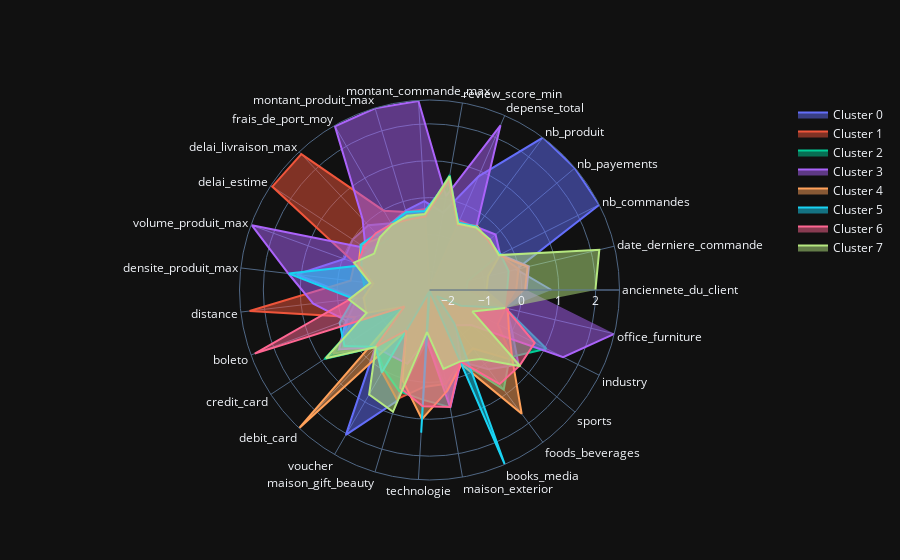

Notebook code cell kept with this figure:
### Markdown cell above
### Radar plots

### Code cell
import plotly.graph_objects as go

fig = go.Figure()

for i in x_clustered.index:
    fig.add_trace(go.Scatterpolar(
        r=x_clustered[x_clustered.index==i].values.reshape(-1),
        theta=x_clustered.columns,
        fill='toself',
        name='Cluster ' + str(i)
))

fig.update_layout(
template="plotly_dark"
)

fig.show()

### Figure 1 — Plotly figure (JSON) as saved in the notebook; plotly's stock layout.template omitted (floating-point values rounded to 4 significant figures)
{"data": [{"fill": "toself", "name": "Cluster 0", "r": [0.8027, -0.08833, 2.645, 2.636, 2.645, 0.8529, -0.3747, -0.09224, -0.2574, -0.4141, -0.08747, -0.01112, -0.04339, 1.118, -0.5283, -0.1233, 0.3039, -0.3631, 2.029, 0.6548, -1.125, 0.2889, -0.3895, 0.1724, 0.6478, 0.002466, -0.3633], "theta": ["anciennete_du_client", "date_derniere_commande", "nb_commandes", "nb_payements", "nb_produit", "depense_total", "review_score_min", "montant_commande_max", "montant_produit_max", "frais_de_port_moy", "delai_livraison_max", "delai_estime", "volume_produit_max", "densite_produit_max", "distance", "boleto", "credit_card", "debit_card", "voucher", "maison_gift_beauty", "technologie", "maison_exterior", "books_media", "foods_beverages", "sports", "industry", "office_furniture"], "type": "scatterpolar"}, {"fill": "toself", "name": "Cluster 1", "r": [-0.1515, -0.02346, -0.388, -0.3849, -0.3948, -0.4495, -2.503, -0.3082, -0.2957, -0.01987, 2.557, 2.597, -0.3436, -0.3478, 2.406, -0.3522, 0.6233, -0.3815, 0.06351, 0.5895, 0.129, 0.08151, -0.3957, -0.528, 0.4639, -0.4354, -0.384], "theta": ["anciennete_du_client", "date_derniere_commande", "nb_commandes", "nb_payements", "nb_produit", "depense_total", "review_score_min", "montant_commande_max", "montant_produit_max", "frais_de_port_moy", "delai_livraison_max", "delai_estime", "volume_produit_max", "densite_produit_max", "distance", "boleto", "credit_card", "debit_card", "voucher", "maison_gift_beauty", "technologie", "maison_exterior", "books_media", "foods_beverages", "sports", "industry", "office_furniture"], "type": "scatterpolar"}, {"fill": "toself", "name": "Cluster 2", "r": [-1.504, -1.438, -0.3965, -0.4042, -0.3937, -0.5534, 0.6578, -0.45, -0.4264, -0.4243, -0.7108, -0.5362, -0.4591, -0.7089, -0.7714, -0.6877, 0.9062, -0.3818, -0.02193, 0.3562, 0.4802, 0.7191, -0.3962, 0.8641, 0.3334, 1.042, -0.3957], "theta": ["anciennete_du_client", "date_derniere_commande", "nb_commandes", "nb_payements", "nb_produit", "depense_total", "review_score_min", "montant_commande_max", "montant_produit_max", "frais_de_port_moy", "delai_livraison_max", "delai_estime", "volume_produit_max", "densite_produit_max", "distance", "boleto", "credit_card", "debit_card", "voucher", "maison_gift_beauty", "technologie", "maison_exterior", "books_media", "foods_beverages", "sports", "industry", "office_furniture"], "type": "scatterpolar"}, {"fill": "toself", "name": "Cluster 3", "r": [0.1268, 0.2648, -0.36, -0.1661, -0.3725, 2.355, 0.08011, 2.626, 2.637, 2.621, 0.1421, -0.427, 2.619, 1.347, 0.669, -0.0908, 0.4295, -0.3737, -0.4416, -0.414, -1.154, 0.7368, -0.3632, -1.31, -1.028, 1.549, 2.645], "theta": ["anciennete_du_client", "date_derniere_commande", "nb_commandes", "nb_payements", "nb_produit", "depense_total", "review_score_min", "montant_commande_max", "montant_produit_max", "frais_de_port_moy", "delai_livraison_max", "delai_estime", "volume_produit_max", "densite_produit_max", "distance", "boleto", "credit_card", "debit_card", "voucher", "maison_gift_beauty", "technologie", "maison_exterior", "books_media", "foods_beverages", "sports", "industry", "office_furniture"], "type": "scatterpolar"}, {"fill": "toself", "name": "Cluster 4", "r": [-0.9564, -0.8704, -0.3608, -0.4381, -0.3379, -0.571, 0.4759, -0.4706, -0.4478, -0.4252, -0.5624, -0.2774, -0.4579, -0.9701, -0.704, -0.6852, -1.689, 2.646, -1.242, 0.04759, 1.005, 0.2705, -0.3077, 1.681, 0.4293, -0.0941, -0.3211], "theta": ["anciennete_du_client", "date_derniere_commande", "nb_commandes", "nb_payements", "nb_produit", "depense_total", "review_score_min", "montant_commande_max", "montant_produit_max", "frais_de_port_moy", "delai_livraison_max", "delai_estime", "volume_produit_max", "densite_produit_max", "distance", "boleto", "credit_card", "debit_card", "voucher", "maison_gift_beauty", "technologie", "maison_exterior", "books_media", "foods_beverages", "sports", "industry", "office_furniture"], "type": "scatterpolar"}, {"fill": "toself", "name": "Cluster 5", "r": [-0.3977, -0.2988, -0.3494, -0.4464, -0.36, -0.5137, 0.5101, -0.3583, -0.2988, -0.4301, -0.4116, -0.2671, -0.5446, 1.338, -0.4349, 0.09051, 0.2564, -0.3819, 0.0822, -2.442, 1.369, -2.481, 2.645, -1.383, -2.244, -1.55, -0.3962], "theta": ["anciennete_du_client", "date_derniere_commande", "nb_commandes", "nb_payements", "nb_produit", "depense_total", "review_score_min", "montant_commande_max", "montant_produit_max", "frais_de_port_moy", "delai_livraison_max", "delai_estime", "volume_produit_max", "densite_produit_max", "distance", "boleto", "credit_card", "debit_card", "voucher", "maison_gift_beauty", "technologie", "maison_exterior", "books_media", "foods_beverages", "sports", "industry", "office_furniture"], "type": "scatterpolar"}, {"fill": "toself", "name": "Cluster 6", "r": [0.08736, 0.2286, -0.3944, -0.4292, -0.3972, -0.5752, 0.5286, -0.5086, -0.5078, -0.441, -0.3861, -0.3695, -0.4424, -0.8904, -0.334, 2.536, -1.69, -0.3818, -1.24, 0.2666, 0.6531, 0.7152, -0.3962, 0.6772, 0.6873, 0.6876, -0.3885], "theta": ["anciennete_du_client", "date_derniere_commande", "nb_commandes", "nb_payements", "nb_produit", "depense_total", "review_score_min", "montant_commande_max", "montant_produit_max", "frais_de_port_moy", "delai_livraison_max", "delai_estime", "volume_produit_max", "densite_produit_max", "distance", "boleto", "credit_card", "debit_card", "voucher", "maison_gift_beauty", "technologie", "maison_exterior", "books_media", "foods_beverages", "sports", "industry", "office_furniture"], "type": "scatterpolar"}, {"fill": "toself", "name": "Cluster 7", "r": [1.993, 2.226, -0.3963, -0.3674, -0.3892, -0.5452, 0.6249, -0.4377, -0.4031, -0.4665, -0.541, -0.7085, -0.3282, -0.8865, -0.3028, -0.6871, 0.8598, -0.3819, 0.7707, 0.9417, -1.358, -0.3309, -0.3962, -0.1732, 0.7102, -1.201, -0.3962], "theta": ["anciennete_du_client", "date_derniere_commande", "nb_commandes", "nb_payements", "nb_produit", "depense_total", "review_score_min", "montant_commande_max", "montant_produit_max", "frais_de_port_moy", "delai_livraison_max", "delai_estime", "volume_produit_max", "densite_produit_max", "distance", "boleto", "credit_card", "debit_card", "voucher", "maison_gift_beauty", "technologie", "maison_exterior", "books_media", "foods_beverages", "sports", "industry", "office_furniture"], "type": "scatterpolar"}], "layout": {}}
